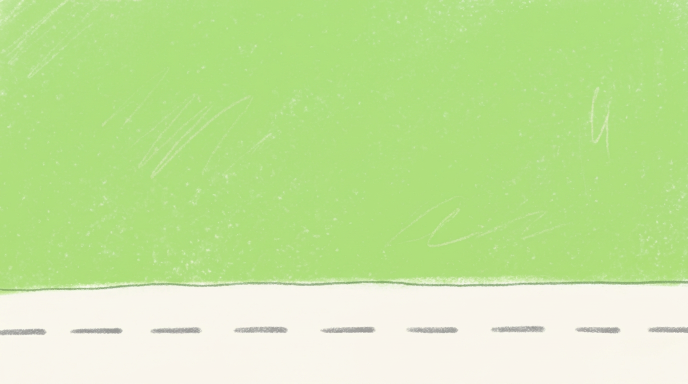
#> input picture assets/bakgrunder/vagen/vagen.png, 1376 x 768 px (shown at 1/2 size)
$ python gor-vag.py
#> lines starting #> are read from the running program, lines starting #| are printed output that depends on the picture; after the words box and inside, x2 and y2 are one past the last pixel; in counts of white or black regions, pixels touching at a corner belong together
# Vägplattan utan mittstreck (vagen-slat.png) och en remsa med strecken (vagen-streck.png) ur assets/bakgrunder/vagen/vagen.png,
# som 005:s lager/gor-lager.py, så att strecken kan rulla med vägen (kit.vag). Kör från scener/: ~/.claude/skills/ai-video/.venv/bin/python -I lager/gor-vag.py
from pathlib import Path
import numpy as np
from PIL import Image, ImageFilter
HAR = Path(__file__).resolve().parent
v = Image.open(HAR.parents[3] / "assets/bakgrunder/vagen/vagen.png").convert("RGB")
#> v is the input picture: PIL image 1376x768 RGB; mean R, G, B 194.2, 228.1, 155.3
a = np.asarray(v).astype(int)
SY0, SY1, SB = 640, 680, (120, 630)   # strecken ligger i y 640–680; remsan x 120–630 är en hel period (510 px)
skillnad = np.abs(a[SY0:SY1] - np.median(a[600:768].reshape(-1, 3), 0)).sum(2)
mask = Image.fromarray((skillnad > 45).astype(np.uint8) * 255).filter(ImageFilter.MaxFilter(7))
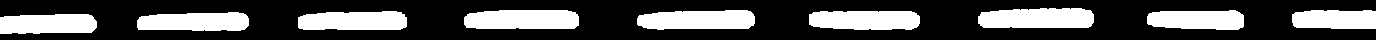
#> mask: PIL image 1376x40 L; 30.4% white; 9 white regions, largest, box (x1, y1, x2, y2) and area: (978, 8, 1094, 28) 2112, (464, 10, 579, 29) 2050, (637, 10, 755, 30) 2018
slat = v.copy()
slat.paste(v.crop((0, SY0 - 40, v.width, SY1 - 40)), (0, SY0), mask)
slat.save(HAR / "vagen-slat.png")
remsa = v.crop((SB[0], SY0, SB[1], SY1)).convert("RGBA")
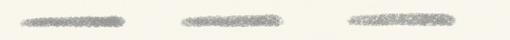
#> remsa: PIL image 510x40 RGBA; mean R, G, B, A 237.8, 235.4, 226.6, 255
remsa.putalpha(Image.fromarray(np.clip((skillnad[:, SB[0]:SB[1]] - 25) * 4, 0, 255).astype(np.uint8)))
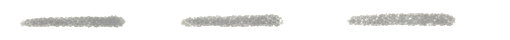
#> remsa: PIL image 510x40 RGBA; mean R, G, B, A 237.8, 235.4, 226.6, 40.9; transparent parts drawn white
remsa.save(HAR / "vagen-streck.png")
